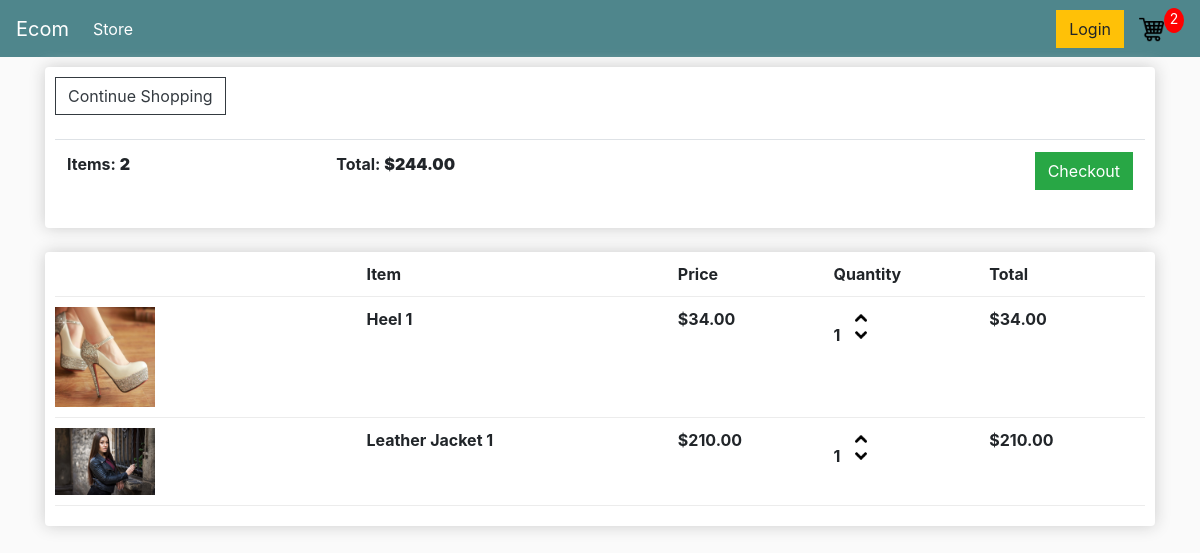
The app's page /cart/ (signed in) with its own data.
### ecom/models.py (models this page shows, shortened)
class Order(models.Model):
    customer = models.ForeignKey(Customer, on_delete = models.SET_NULL, blank = True, null = True)
    date_ordered = models.DateTimeField(auto_now_add = True)
    complete = models.BooleanField(default = False, null = True, blank = True)
    transaction_id = models.CharField(max_length = 200, null = True)
    @property
    def get_cart_total(self):
        orderitems = self.orderitem_set.all()
        total = sum([item.get_total for item in orderitems])
        return total
    @property
    def get_cart_item(self):
        orderitems = self.orderitem_set.all()
        total = sum([item.quantity for item in orderitems])
        return total

class OrderItem(models.Model):
    product = models.ForeignKey(Product, on_delete = models.SET_NULL, blank = True, null = True)
    order = models.ForeignKey(Order, on_delete = models.SET_NULL, blank = True, null = True)
    quantity = models.IntegerField(default = 0, blank = True, null = True)
    date_added = models.DateTimeField(auto_now_add = True)
    @property
    def get_total(self):
        total = self.product.price * self.quantity
        return total

class Product(models.Model):
    name = models.CharField(max_length = 200)
    price = models.DecimalField(max_digits=10, decimal_places=2)
    digital = models.BooleanField(default = False, blank = True, null = True)
    image = models.ImageField(blank = True, null = True)
    @property
    def imageURL(self):
        try:
            url = self.image.url
        except:
            url = ''
        return url

### ecom/views.py (the view)
# urls.py: path('cart/', views.cart, name= 'cart'),
def cart(request):
    data = cartData(request)
    cartItems = data['cartItems']
    order = data['order']
    items = data['items']
    context = {'items': items, 'order': order, 'cartItems': cartItems, 'shipping': False}
    return render(request, 'store/cart.html', context)

### ecom/utils.py (called while the page is built)
def cartData(request):
    if request.user.is_authenticated:
        customer = request.user.customer
        order, created = Order.objects.get_or_create(customer = customer, complete = False)
        items = order.orderitem_set.all()
        cartItems = order.get_cart_item
    else:
        cookieData = cookieCart(request)
        cartItems = cookieData['cartItems']
        order = cookieData['order']
        items = cookieData['items']
    return {'items': items, 'order': order, 'cartItems': cartItems}

### ecom/templates/store/cart.html
{% extends 'store/main.html' %}
{% load static %}
{% block content %}
    <div class="row">
        <div class="col-lg-12">
            <div class="box-element">
                <a class="btn btn-outline-dark" href="{% url 'store' %}">Continue Shopping</a>
                <br>
                <br>
                <table class="table">
                    <tr>
                        <th>Items: <strong>{{order.get_cart_item}}</strong></th>
                        <th>Total: <strong>${{order.get_cart_total|floatformat:2}}</strong></th>
                        <th><a style="float:right; margin:5;" class="btn btn-success" href="{% url 'checkout' %}">Checkout</a></th>
                    </tr>
                </table>
            </div>
            <br>
            <div class="box-element">
                <div class="cart-row">
                    <div style="flex:2"></div>
                    <div style="flex:2"><strong>Item</strong></div>
                    <div style="flex:1"><strong>Price</strong></div>
                    <div style="flex:1"><strong>Quantity</strong></div>
                    <div style="flex:1"><strong>Total</strong></div>
                </div>
                {% for item in items %}
                <div class="cart-row">
                    <div style="flex:2"><img class="row-image" src="{{item.product.imageURL}}"></div>
                    <div style="flex:2"><strong>{{item.product.name}} 1</strong></div>
                    <div style="flex:1"><strong>${{item.product.price|floatformat:2}}</strong></div>
                    <div style="flex:1">
                        <p class="quantity">{{item.quantity}}</p>
                        <div class="quantity">
                            <img data-product="{{item.product.id}}" data-action="add" class="chg-quantity update-cart" src="{% static 'images/up.png' %}">
                            <img data-product="{{item.product.id}}" data-action="remove" class="chg-quantity update-cart" src="{% static 'images/down.png' %}">
                        </div>
                    </div>
                    <div style="flex:1"><strong>${{item.get_total}}</strong></div>
                </div>
                {% endfor %}
            </div>
        </div>
    </div>
{% endblock %}

### static/css/main.css (style rules this page uses)
body { background-color: hsl(0, 0%, 98%); }
.box-element { box-shadow:hsl(0, 0%, 80%) 0 0 16px; background-color: #fff; border-radius: 4px; padding: 10px; }
.col-lg-4, .col-lg-6, .col-lg-8, .col-lg-12 { margin-top: 10px; }
.btn { border-radius: 0; }
.row-image { width: 100px; }
.cart-row { display: flex; align-items: flex-stretch; padding-bottom: 10px; margin-bottom: 10px; border-bottom: 1px solid #ececec; }
.quantity { display: inline-block; font-weight: 700; padding-right:10px; }
.chg-quantity { width: 12px; cursor: pointer; display: block; margin-top: 5px; transition:.1s; }

### records on screen
Order: get_cart_item "2", get_cart_total "244.00"
OrderItem: product.imageURL (picture), product.name "Heel", product.price "34.00", quantity "1", get_total "34.00"
OrderItem: product.imageURL (picture), product.name "Leather Jacket", product.price "210.00", quantity "1", get_total "210.00"

### other values on screen
{{ cartItems }} "2"
